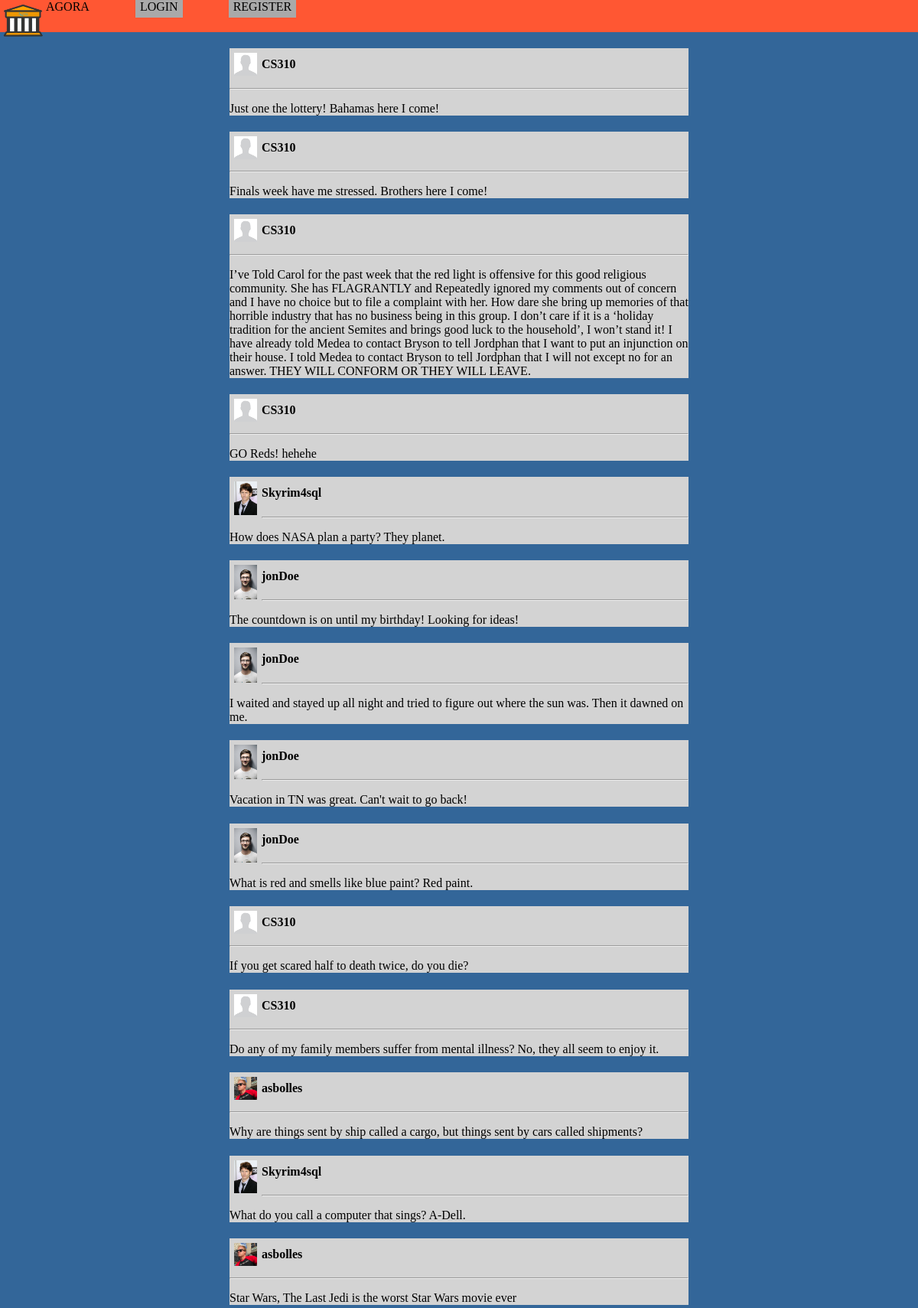
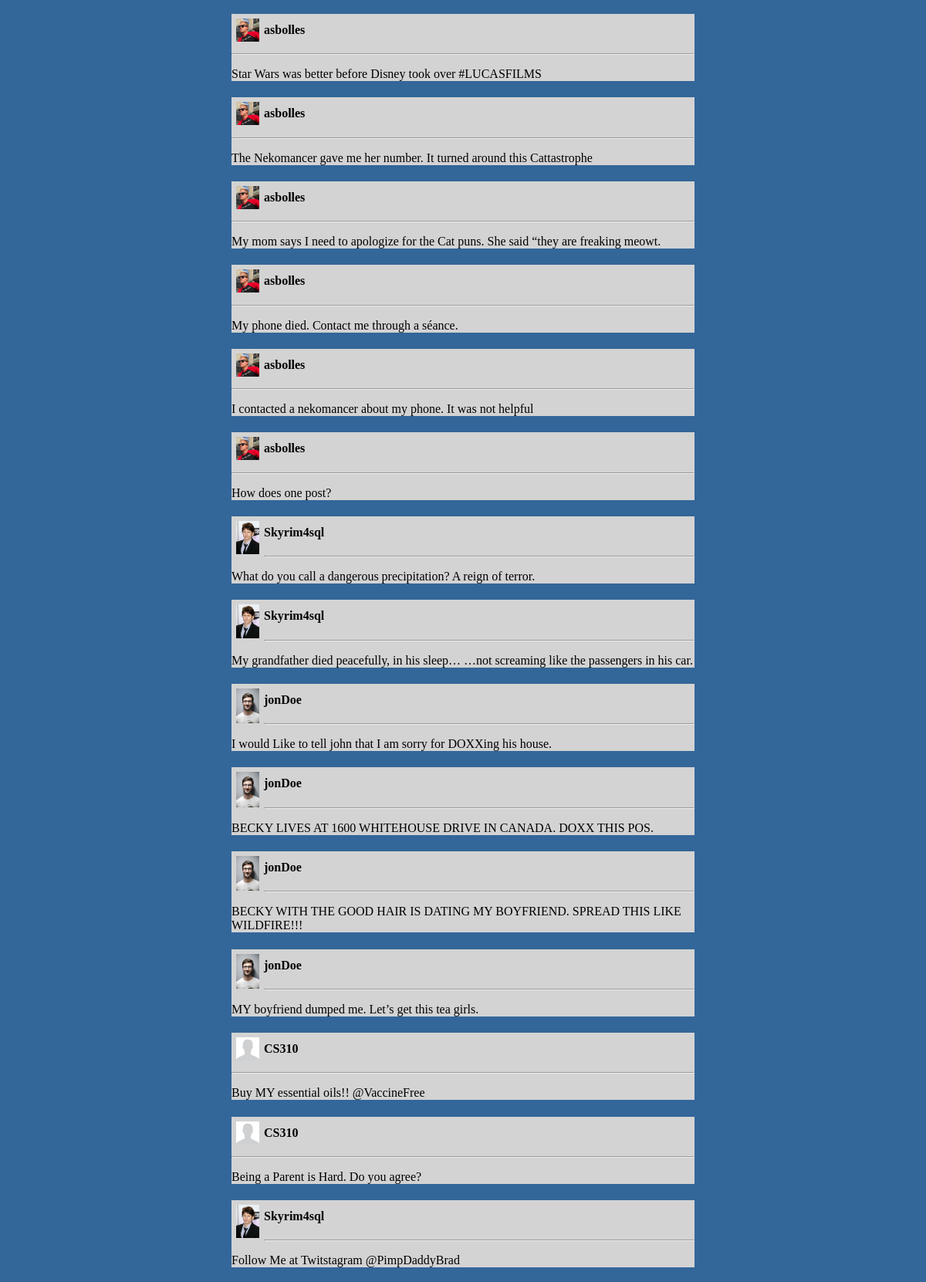
The page /pages/userFeed.php (upper part) on the database its author committed (2 pictures, top to bottom).
### tables this page shows
CREATE TABLE `Posts` (
                       `Post_ID` int(255) NOT NULL,
                       `Text` text NOT NULL,
                       `timecreated` timestamp NULL DEFAULT NULL ON UPDATE CURRENT_TIMESTAMP,
                       `userID` int(100) NOT NULL
);

CREATE TABLE `LoginInfo` (
                           `Username` varchar(15) NOT NULL,
                           `Password` varchar(15) NOT NULL,
                           `FirstName` varchar(15) NOT NULL,
                           `LastName` varchar(15) NOT NULL,
                           `userID` int(100) NOT NULL,
                           `photoURL` varchar(255) DEFAULT NULL
);

### pages/userFeed.php (the view, shortened to what this page needs)
<?php
$connString = "mysql:host=localhost;dbname=Agora";
$user = "cs310";
$pass = "cs310";
$pdo = new PDO($connString, $user, $pass);
$pdo->setAttribute(PDO::ATTR_ERRMODE, PDO::ERRMODE_EXCEPTION);
?>
<!DOCTYPE html>
<html lang="en">
<head>
    <link rel="stylesheet" href="../css/userFeed.css"/>
</head>
<body>
<?php
    if (isset($_GET['username']) && isset($_GET['password'])) {
        $currentUser = $_GET['username'];
        echo "<script type=\"application/javascript\">
              outputHeader('" . $currentUser . "');
              </script>";
    } else {
        echo "<header>";
        echo "<a href=\"../pages/userFeed.php\"><img src=\"../assets/Logo1.png\" title=\"Agora Logo\" alt=\"Agora Logo\" id=\"logo\"/></a>";
        echo "<a href=\"../pages/userFeed.php\">Agora</a>";
        echo "<a href=\"../pages/login.html\" class=\"userLoginRegister\">Login</a>";
        echo "<a href=\"../php/register.php\" class=\"userLoginRegister\">Register</a>";
        echo "</header>";
    }
?>
<?php
$usernameSql = "SELECT Posts.userID, LoginInfo.Username, LoginInfo.photoURL, Posts.Text FROM Posts JOIN LoginInfo ON Posts.userID = LoginInfo.userID ORDER BY timecreated DESC";
$result = $pdo->query($usernameSql);
While ($row = $result->fetch()) {
    $username = $row['Username'];
    $userPhoto = $row['photoURL'];
    $userID = $row['userID'];
    $postText = $row['Text'];
    echo "<article class='post'>";
    echo "<img src='../assets/" . $userPhoto ."' alt='Profile Picture' title='Profile Picture' class='profilePicture'>";
    echo "<h4><a href='../pages/profile.php?id=$userID'>$username</a></h4>";
    echo "<hr/>";
    echo "<p>$postText</p>";
    echo "</article>";
}
?>
</body>
</html>

### css/userFeed.css (style rules this page uses)
body { margin: 0; background-color: #336699; }
header { text-transform: uppercase; background-color: #ff5733; padding-bottom: 2%; }
h4 { padding-top: 2%; }
a { color: black; text-decoration: none; }
.post { width: 50%; margin: auto; background-color: lightgrey; }
.profilePicture { width: 5%; height: auto; float: left; margin: 1%; }
.userLoginRegister { display: inline; margin-left: 5%; padding: 0.5%; background-color: darkgray; }
#logo { width: 5%; float: left; }

### rows shown on the page
posts: userID.photoURL (picture), userID.Username "CS310", Text "Just one the lottery! Bahamas here I come!"
posts: userID.photoURL (picture), userID.Username "CS310", Text "Finals week have me stressed. Brothers here I come!"
posts: userID.photoURL (picture), userID.Username "CS310", Text "I’ve Told Carol for the past week that the red light is offensive for this good religious community. She has FLAGRANTLY and Repeatedly ignored my comments out of concern and I have no choice but to file a complaint with her. How dare she bring up memories of that horrible industry that has no business being in this group. I don’t care if it is a ‘holiday tradition for the ancient Semites and brings good luck to the household’, I won’t stand it! I have already told Medea to contact Bryson to tell Jordphan that I want to put an injunction on their house. I told Medea to contact Bryson to tell Jordphan that I will not except no for an answer. THEY WILL CONFORM OR THEY WILL LEAVE."
posts: userID.photoURL (picture), userID.Username "CS310", Text "GO Reds! hehehe"
posts: userID.photoURL (picture), userID.Username "Skyrim4sql", Text "How does NASA plan a party? They planet."
posts: userID.photoURL (picture), userID.Username "jonDoe", Text "The countdown is on until my birthday! Looking for ideas!"
posts: userID.photoURL (picture), userID.Username "jonDoe", Text "I waited and stayed up all night and tried to figure out where the sun was. Then it dawned on me."
posts: userID.photoURL (picture), userID.Username "jonDoe", Text "Vacation in TN was great. Can't wait to go back!"
posts: userID.photoURL (picture), userID.Username "jonDoe", Text "What is red and smells like blue paint? Red paint."
posts: userID.photoURL (picture), userID.Username "CS310", Text "If you get scared half to death twice, do you die?"
posts: userID.photoURL (picture), userID.Username "CS310", Text "Do any of my family members suffer from mental illness? No, they all seem to enjoy it."
posts: userID.photoURL (picture), userID.Username "asbolles", Text "Why are things sent by ship called a cargo, but things sent by cars called shipments?"
posts: userID.photoURL (picture), userID.Username "Skyrim4sql", Text "What do you call a computer that sings? A-Dell."
posts: userID.photoURL (picture), userID.Username "asbolles", Text "Star Wars, The Last Jedi is the worst Star Wars movie ever"
posts: userID.photoURL (picture), userID.Username "asbolles", Text "Star Wars was better before Disney took over #LUCASFILMS"
posts: userID.photoURL (picture), userID.Username "asbolles", Text "The Nekomancer gave me her number. It turned around this Cattastrophe"
posts: userID.photoURL (picture), userID.Username "asbolles", Text "My mom says I need to apologize for the Cat puns. She said “they are freaking meowt."
posts: userID.photoURL (picture), userID.Username "asbolles", Text "My phone died. Contact me through a séance."
posts: userID.photoURL (picture), userID.Username "asbolles", Text "I contacted a nekomancer about my phone. It was not helpful"
posts: userID.photoURL (picture), userID.Username "asbolles", Text "How does one post?"
posts: userID.photoURL (picture), userID.Username "Skyrim4sql", Text "What do you call a dangerous precipitation? A reign of terror."
posts: userID.photoURL (picture), userID.Username "Skyrim4sql", Text "My grandfather died peacefully, in his sleep… …not screaming like the passengers in his car."
posts: userID.photoURL (picture), userID.Username "jonDoe", Text "I would Like to tell john that I am sorry for DOXXing his house."
posts: userID.photoURL (picture), userID.Username "jonDoe", Text "BECKY LIVES AT 1600 WHITEHOUSE DRIVE IN CANADA. DOXX THIS POS."
posts: userID.photoURL (picture), userID.Username "jonDoe", Text "BECKY WITH THE GOOD HAIR IS DATING MY BOYFRIEND. SPREAD THIS LIKE WILDFIRE!!!"
posts: userID.photoURL (picture), userID.Username "jonDoe", Text "MY boyfriend dumped me. Let’s get this tea girls."
posts: userID.photoURL (picture), userID.Username "CS310", Text "Buy MY essential oils!! @VaccineFree"
posts: userID.photoURL (picture), userID.Username "CS310", Text "Being a Parent is Hard. Do you agree?"
posts: userID.photoURL (picture), userID.Username "Skyrim4sql", Text "Follow Me at Twitstagram @PimpDaddyBrad"
